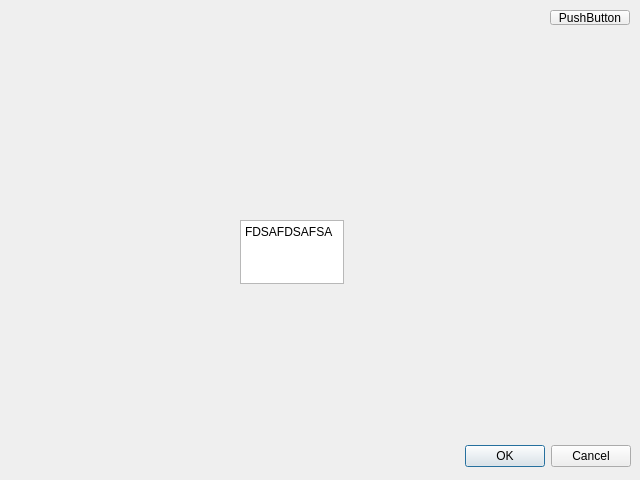
<?xml version="1.0" encoding="UTF-8"?>
<ui version="4.0">
 <class>Dialog</class>
 <widget class="QDialog" name="Dialog">
  <property name="geometry">
   <rect>
    <x>0</x>
    <y>0</y>
    <width>640</width>
    <height>480</height>
   </rect>
  </property>
  <property name="windowTitle">
   <string>Dialog</string>
  </property>
  <widget class="QDialogButtonBox" name="buttonBox">
   <property name="geometry">
    <rect>
     <x>10</x>
     <y>440</y>
     <width>621</width>
     <height>32</height>
    </rect>
   </property>
   <property name="orientation">
    <enum>Qt::Horizontal</enum>
   </property>
   <property name="standardButtons">
    <set>QDialogButtonBox::Cancel|QDialogButtonBox::Ok</set>
   </property>
  </widget>
  <widget class="QPushButton" name="pushButton">
   <property name="geometry">
    <rect>
     <x>550</x>
     <y>10</y>
     <width>80</width>
     <height>15</height>
    </rect>
   </property>
   <property name="text">
    <string>PushButton</string>
   </property>
  </widget>
  <widget class="QTextEdit" name="textEdit">
   <property name="geometry">
    <rect>
     <x>240</x>
     <y>220</y>
     <width>104</width>
     <height>64</height>
    </rect>
   </property>
   <property name="html">
    <string>&lt;!DOCTYPE HTML PUBLIC &quot;-//W3C//DTD HTML 4.0//EN&quot; &quot;http://www.w3.org/TR/REC-html40/strict.dtd&quot;&gt;
&lt;html&gt;&lt;head&gt;&lt;meta name=&quot;qrichtext&quot; content=&quot;1&quot; /&gt;&lt;style type=&quot;text/css&quot;&gt;
p, li { white-space: pre-wrap; }
&lt;/style&gt;&lt;/head&gt;&lt;body style=&quot; font-family:'SimSun'; font-size:9pt; font-weight:400; font-style:normal;&quot;&gt;
&lt;p style=&quot; margin-top:0px; margin-bottom:0px; margin-left:0px; margin-right:0px; -qt-block-indent:0; text-indent:0px;&quot;&gt;&lt;span style=&quot; font-family:'SimSun';&quot;&gt;FDSAFDSAFSA&lt;/span&gt;&lt;/p&gt;&lt;/body&gt;&lt;/html&gt;</string>
   </property>
  </widget>
 </widget>
 <resources/>
 <connections>
  <connection>
   <sender>buttonBox</sender>
   <signal>accepted()</signal>
   <receiver>Dialog</receiver>
   <slot>accept()</slot>
   <hints>
    <hint type="sourcelabel">
     <x>248</x>
     <y>254</y>
    </hint>
    <hint type="destinationlabel">
     <x>157</x>
     <y>274</y>
    </hint>
   </hints>
  </connection>
  <connection>
   <sender>buttonBox</sender>
   <signal>rejected()</signal>
   <receiver>Dialog</receiver>
   <slot>reject()</slot>
   <hints>
    <hint type="sourcelabel">
     <x>316</x>
     <y>260</y>
    </hint>
    <hint type="destinationlabel">
     <x>286</x>
     <y>274</y>
    </hint>
   </hints>
  </connection>
 </connections>
</ui>
